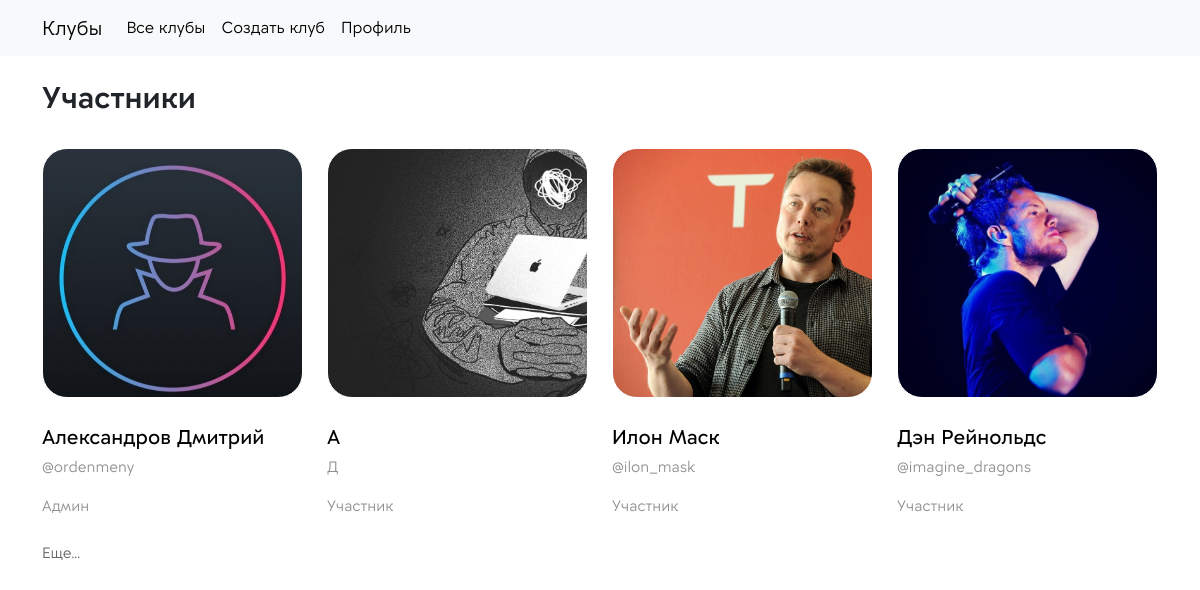
The page /brendovyij-rejv/show-content/members/ (signed in) on the database its author committed.
### users/models.py (models this page shows)
class User(AbstractUser):
    fio = models.CharField(max_length=64, verbose_name='ФИО', null=True)
    clubs = models.ManyToManyField("app_clubs.Club", related_name='members_clubs')
    image = models.FileField(upload_to='uploads/users/%Y/%m/%d/', default=None, null=True, blank=False, verbose_name='Изображение')
    tg = models.CharField(max_length=128, verbose_name="Имя пользователя в телеграм", null=True)
    desc = models.TextField(null=True, verbose_name='Описание о себе', blank=True)

### app_clubs/views.py (the view)
# urls.py: path('<slug:club_slug>/show-content/<slug:content>/', views.ShowContent.as_view(), name='show_content'),
class ShowContent(RequiredClubMember, ListView):
    extra_context = {'param': 'None'}
    template_name = 'app_clubs/show_content.html'
    def dispatch(self, request, *args, **kwargs):
        content_type = self.kwargs['content']
        if content_type not in ('events', 'posts', 'members'):
            return redirect(reverse_lazy('app_clubs:page_error', kwargs={'type_error': '404'}))
        return super().dispatch(request, *args, **kwargs)
    def get_queryset(self):
        content_type = self.kwargs['content']
        self.extra_context['content_type'] = content_type
        self.extra_context['current_club'] = self.request.current_club
        self.context_object_name = content_type
        if content_type == 'events':
            self.model = EventModel
            return EventModel.objects.filter(club=self.request.current_club)
        if content_type == 'posts':
            self.model = ModelPost
            return ModelPost.objects.filter(club=self.request.current_club)
        if content_type == 'members':
            self.model = get_user_model()
            return get_user_model().objects.filter(clubs=self.request.current_club)

### app_clubs/context_processors.py (called while the page is built)
def context_navbar(request, navbar=navbar):
    if request.user.is_authenticated:
        navbar = navbar[0:-2]
        navbar.append({'selected': 'profile_user', 'name': 'Профиль', 'url': reverse_lazy('app_clubs:profile_user')})
    else:
        navbar = navbar[-2:]
    return {'logo': 'Клубы', 'main_page_url': reverse_lazy('app_clubs:home_page'), 'menu_navbar': navbar}

### app_clubs/templatetags/club_filters.py (called while the page is built)
@register.filter
def list_content(lst, param):
    if param == "None":
        return lst
    by, size = map(int, param.split(':'))
    if len(lst) < by:
        return lst
    return lst[0:len(lst) // by * by][:size]

### app_clubs/utils.py (called while the page is built)
    def dispatch(self, request, *args, **kwargs):
        if not request.user.is_authenticated:
            return redirect(reverse_lazy('app_clubs:page_error', kwargs={'type_error': '403'}))
        current_user = request.user
        current_club = Club.objects.get(slug=self.kwargs['club_slug'])
        if not (current_club in current_user.clubs.all()):
            return redirect(reverse_lazy('app_clubs:page_error', kwargs={'type_error': '403'}))
        request.current_club = current_club
        if self.for_admin:
            if request.user not in current_club.admins.all():
                return redirect(reverse_lazy('app_clubs:page_error', kwargs={'type_error': '403'}))
        return super().dispatch(request, *args, **kwargs)

### app_clubs/templates/app_clubs/show_content.html (shortened to what this page needs)
{% extends 'app_clubs/base/base.html' %}
{% block content %}
    {% if content_type == 'events' %}
        <br>
        {% include 'app_clubs/base/base_show_events.html' with param="None" %}
    {% elif content_type == 'posts' %}
        <br>
        {% include 'app_clubs/base/base_show_posts.html' with param="None" %}
    {% elif content_type == 'members' %}
        <br>
        {% include 'app_clubs/base/base_show_members.html' with param="None" %}
    {% else %}
        <h1>{{ content_type }}</h1>
    {% endif %}
{% endblock %}

### app_clubs/templates/app_clubs/base/base_show_members.html (shortened to what this page needs)
{% load static %}
{% load club_filters %}
<div class="container">
    <h1 class="title-weight-section">Участники</h1><br>
    <div class="row gy-5">
        {% for member in members|list_content:param %}
            <div class="col-12 col-md-6 col-lg-3">
                {% if member.image %}
                    <div class="mb-4 img-post-list"
                         style="background-image: url({{ member.image.url }}); border-radius: 25px; height: 250px">
                {% endif %}
                </div>
                <div class="mb-4">
                    <p class="mb-1"><a href="{% url 'app_clubs:profile_user_club' club_slug=current_club.slug pk=member.pk %}" class="text-decoration-none"
                                       style="color: black; font-weight: 500; font-size: 20px">{{ member.fio }}</a>
                    </p>
                    <p style="color: rgba(0,0,0,0.44); font-size: 15px">{{ member.tg }}</p>
                    {% if member in current_club.admins.all %}
                        <span class="fs-6">
                        <p style="color: rgba(0,0,0,0.44); font-size: 15px">Админ</p>
                    </span>
                    {% else %}
                        <span>
                        <p style="color: rgba(0,0,0,0.44); font-size: 15px">Участник</p>
                        </span>
                    {% endif %}
                </div>
            </div>
        {% endfor %}
    </div>
    <a href="{% url 'app_clubs:show_content' club_slug=current_club.slug content='members' %}" class="more">Еще...</a>
</div>

### app_clubs/static/app_clubs/styles/main.css (style rules this page uses)
.title-weight-section { font-weight: 600; font-size: 30px; }
.more { color: rgba(0, 0, 0, 0.6); font-size: 15px; text-decoration: none; }

### app_clubs/templates/app_clubs/show_content.html (style rules this page uses)
.img-post-list { height: 300px; background-size: cover; border: 1px solid white; border-radius: 4px; }

### rows shown on the page
User: image (picture), fio "Александров Дмитрий", tg "@ordenmeny", shows "Админ"
User: image (picture), fio "А", tg "Д", shows "Участник"
User: image (picture), fio "Илон Маск", tg "@ilon_mask", shows "Участник"
User: image (picture), fio "Дэн Рейнольдс", tg "@imagine_dragons", shows "Участник"

### other values the page prints
{{ logo }} "Клубы"
{{ item.name }} "Все клубы" "Создать клуб" "Профиль"
